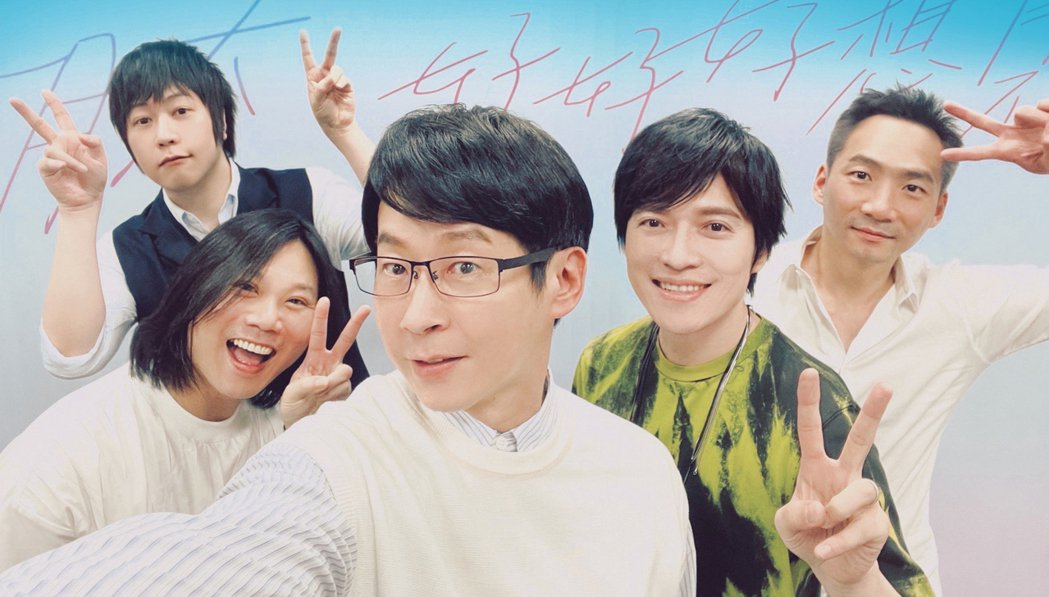
#> input picture OpenCV 實作人臉辨識/Face Recognition 人臉辨識/MayDay.jpg, 1049 x 597 px
$ python face_recognition.py
#> lines starting #> are read from the running program, lines starting #| are printed output that depends on the picture; after the words box and inside, x2 and y2 are one past the last pixel; in counts of white or black regions, pixels touching at a corner belong together
import cv2
img1 = cv2.imread("MayDay.jpg",1) # 匯入照片
#> img1 is the input picture: shape (597, 1049, 3); mean B, G, R 174, 177.1, 178.9

''' 臉部 '''
case_path1 = cv2.data.haarcascades + "haarcascade_frontalface_default.xml"
faceCascade = cv2.CascadeClassifier(case_path1)


''' 臉部辨識 '''
faces = faceCascade.detectMultiScale( img1 , scaleFactor=1.1, minNeighbors=5 , minSize=(10,10) , flags=cv2.CASCADE_SCALE_IMAGE )
#> faces = [[112, 75, 109, 109], [210, 250, 123, 123], [817, 124, 141, 141], [605, 166, 156, 156], [322, 181, 236, 236]]
# print("偵測" + str(len(faces)) +"張人臉")

for (x,y,w,h) in faces:
    cv2.rectangle(img1, (x,y), (x+w, y+h), (0,0,255) ,2)
#> this loop made 5 passes
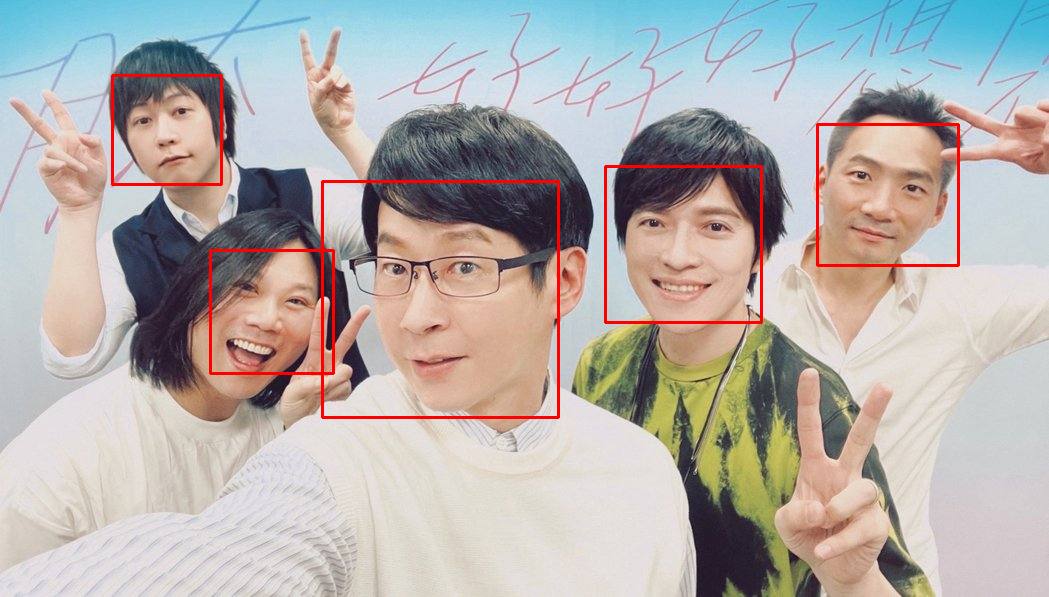
#> img1: shape (597, 1049, 3); 1.46% of pixels changed, all inside (x1, y1, x2, y2) = (111, 74, 960, 419)

cv2.imshow( "Image",img1) # 顯示圖片
cv2.waitKey(0)
# 圖片來源 : https://stars.udn.com/star/story/10092/6072651
